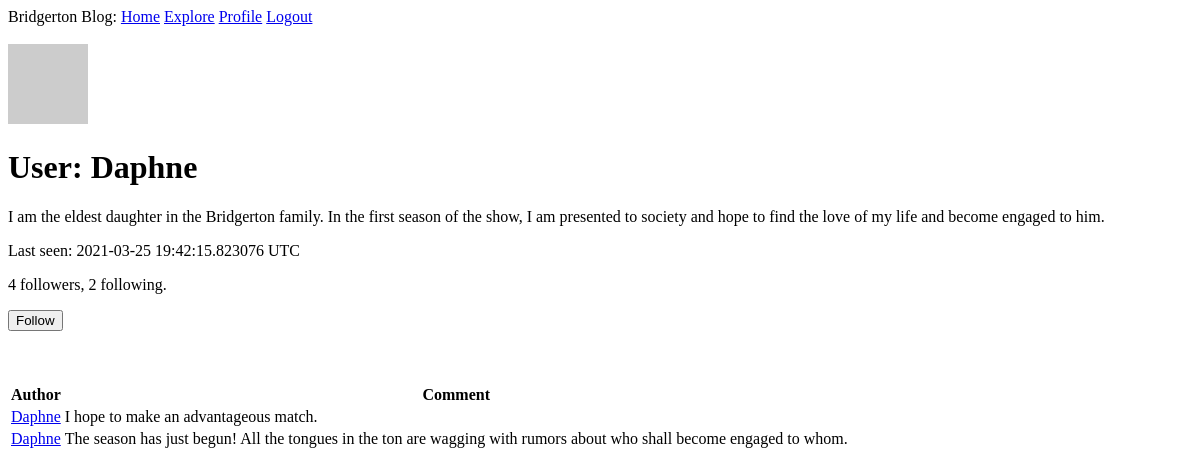
The page /user_profile/Daphne (signed in) on the database as committed earlier.
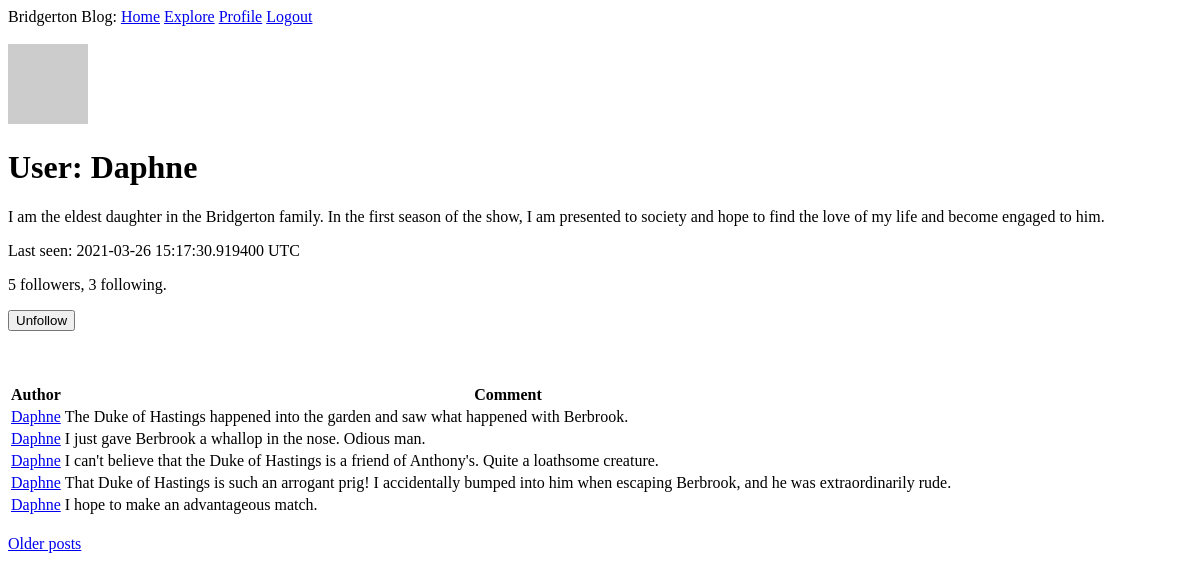
The same page on the database as committed later.
### app/models.py (models this page shows, shortened)
class User(UserMixin, db.Model):
    id = db.Column(db.Integer, primary_key=True)
    username = db.Column(db.String(64), index=True, unique=True)
    email = db.Column(db.String(128), index=True, unique=True)
    password_hash = db.Column(db.String(128))
    posts = db.relationship('Post', backref='author', lazy='dynamic')
    about_me = db.Column(db.String(256))
    last_seen = db.Column(db.DateTime, default=datetime.utcnow)
    followed = db.relationship(
        'User', secondary=followers,
        primaryjoin=(followers.c.follower_id == id),
        secondaryjoin=(followers.c.poster_id == id),
        backref=db.backref('followers', lazy='dynamic'), lazy='dynamic')
    def avatar(self, size):
        hexdigest = md5(self.email.lower().encode('utf-8')).hexdigest()
        return f'https://www.gravatar.com/avatar/{hexdigest}?s={size}&d=identicon'
    def is_following(self, user):
        return self.followed.filter(
            followers.c.poster_id == user.id).count() > 0

class Post(db.Model):
    id = db.Column(db.Integer, primary_key=True)
    body = db.Column(db.String(140))
    timestamp = db.Column(db.DateTime, index=True, default=datetime.utcnow)
    user_id = db.Column(db.Integer, db.ForeignKey('user.id'))

### app/routes.py (the view)
@app.route('/user_profile/<username>')
@login_required
def user_profile(username):
    user = User.query.filter_by(username=username).first_or_404()
    page = request.args.get('page', 1, type=int)
    posts = user.posts.order_by(Post.timestamp.desc()).paginate(
        page, app.config['POSTS_PER_PAGE'], False)
    next_url = url_for('user_profile', username=user.username, page=posts.next_num) \
        if posts.has_next else None
    prev_url = url_for('user_profile', username=user.username, page=posts.prev_num) \
        if posts.has_prev else None
    form = EmptyForm()
    return render_template('profile.html', user=user, posts=posts.items,
                           next_url=next_url, prev_url=prev_url, form=form)

### app/forms.py
class EmptyForm(FlaskForm):
    submit = SubmitField('Submit')

### app/models.py (called while the page is built)
@login.user_loader
def load_user(id):
    return User.query.get(int(id))

### app/routes.py (called while the page is built)
@app.before_request
def before_request():
    if current_user.is_authenticated:
        current_user.last_seen = datetime.utcnow()
        db.session.commit()

### app/templates/profile.html (shortened to what this page needs)
{% extends "base.html" %}
{% block content %}
    <br>
    <img src="{{ user.avatar(128) }}">
    <br>
    <h1>User: {{ user.username }}</h1>
    {% if user.about_me %}
        <p>{{ user.about_me }}</p>
    {% endif %}
    {% if user.last_seen %}
        <p>Last seen: {{ user.last_seen }} UTC</p>
    {% endif %}
    <p>{{ user.followers.count() }} followers, {{ user.followed.count() }} following.</p>
    {% if user == current_user %}
        <p><a href="{{ url_for('edit_profile') }}">Edit your profile</a></p>
    {% elif not current_user.is_following(user) %}
        <p>
        <form action="{{ url_for('follow', username=user.username) }}" method="post">
            {{ form.submit(value='Follow') }}
        </form>
        </p>
    {% else %}
        <p>
        <form action="{{ url_for('unfollow', username=user.username) }}" method="post">
            {{ form.submit(value='Unfollow') }}
        </form>
        </p>
    {% endif %}
    <br>
    {% include "_post.html" %}
    <br>
    {% if next_url %}
        <a href="{{ next_url }}">Older posts</a>
    {% endif %}
{% endblock %}

### app/templates/_post.html
    {% if posts %}
    <br>
        <table>
            <tr>
                <th>Author</th>
                <th>Comment</th>
            </tr>
            {% for post in posts %}
                <tr>
                    <td>
                        <a href="{{ url_for('user_profile', username=post.author.username) }}">{{ post.author.username }}</a>
                    </td>
                    <td>{{ post.body }}</td>
                </tr>
            {% endfor %}
        </table>
    {% endif %}

Rows that differ between the two databases and show on the page:
no longer on this page (row unchanged): Post: author.username "Daphne", body "The season has just begun! All the tongues in the ton are wagging with rumors about who shall become engaged to whom."
changed User "Daphne": last_seen "2021-03-25 19:42:15.823076" → "2021-03-26 15:17:30.919400"
added Post: author.username "Daphne", body "The Duke of Hastings happened into the garden and saw what happened with Berbrook."
added Post: author.username "Daphne", body "I just gave Berbrook a whallop in the nose. Odious man."
added Post: author.username "Daphne", body "I can't believe that the Duke of Hastings is a friend of Anthony's. Quite a loathsome creature."
added Post: author.username "Daphne", body "That Duke of Hastings is such an arrogant prig! I accidentally bumped into him when escaping Berbrook, and he was extraordinarily rude."
Other text that changed with them:
{{ user.followers.count() }}: "4" → "5"
{{ user.followed.count() }}: "2" → "3"
form field submit: (not shown) → "Unfollow"
form field submit: "Follow" → (not shown)
text now shown: "Older posts"
